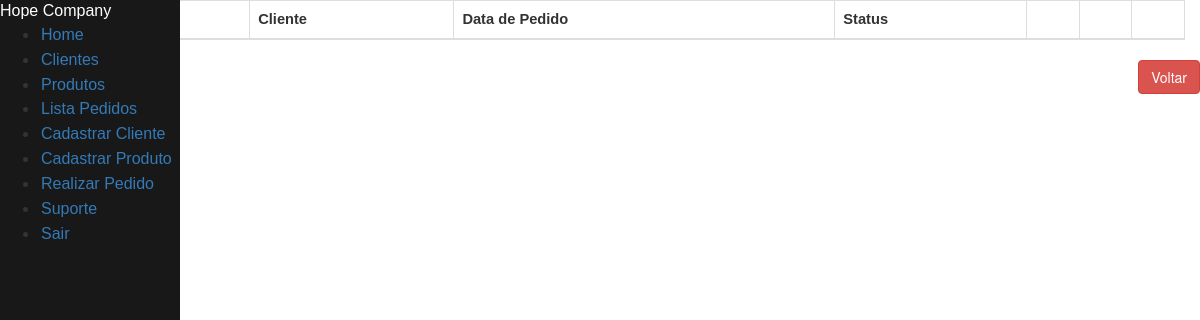
/pedido/, run on an earlier commit of the app's database.
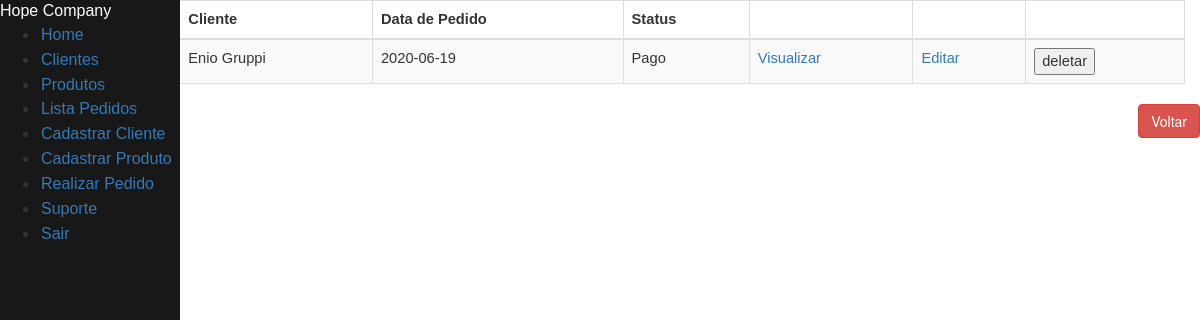
And on a later commit of the database.
### tables this page shows
CREATE TABLE pedido (
    id_pedido INTEGER PRIMARY KEY AUTOINCREMENT,
    id_cliente INTEGER NOT NULL,
    datahora DEFAULT CURRENT_DATE,
    ped_valor INTEGER,
    status VARCHAR(20),
    FOREIGN KEY(id_cliente) REFERENCES cliente(id_cliente)
);

CREATE TABLE cliente (
    id_cliente INTEGER PRIMARY KEY AUTOINCREMENT,
    nome VARCHAR(50) NOT NULL,
    sexo VARCHAR(1) NOT NULL,
    telefone CHAR(11) NULL,
    endereco CHAR(100) NULL,
    email CHAR(100) NULL
);

### clientes.py (the view)
@app.route("/pedido/")
def listar_pedidos_api():
    return render_template("lista_pedidos.html", pedidos = listar_pedidos())

### clientes.py (called while the page is built)
def row_to_dict(description, row):
    if row == None:
        return None
    d = {}
    for i in range(0, len(row)):
        d[description[i][0]] = row[i]
    return d

def rows_to_dict(description, rows):
    result = []
    for row in rows:
        result.append(row_to_dict(description, row))
    return result

def conectar():
    return sqlite3.connect('clientes.db')

def listar_pedidos():
    with closing(conectar()) as con, closing(con.cursor()) as cur:
        cur.execute("SELECT p.id_pedido, c.nome, p.datahora, p.status FROM pedido p INNER JOIN cliente c ON p.id_cliente = c.id_cliente  ORDER BY p.id_cliente")
        return rows_to_dict(cur.description, cur.fetchall())

### templates/lista_pedidos.html (shortened to what this page needs)
{% extends "menu.html" %}
{% block content %}
{% if id_pedido != 'novo' %}
<form class="form-horizontal" action="/edita-pedido/{{id_pedido}}" method="DELETE" id="form_principal">
{% endif %}
<div class="container col-md-16">
        <div class="table-responsive" id="sailorTableArea">
        <table id="sailorTable" class="table table-striped table-bordered" width="100%">
            <thead>
                <tr>
                    <th>Pedido</th>
                    <th>Cliente</th>
                    <th>Data de Pedido</th>
                    <th>Status</th>
                    <th></th>
                    <th></th>
                    <th></th>
                </tr>
            </thead>
            <tbody>
                {% for pedido in pedidos %}
                <tr>
                    <td>{{pedido['id_pedido']}}</td>
                    <td>{{pedido['nome']}}</td>
                    <td>{{pedido['datahora']}}</td>
                    <td>{{pedido['status']}}</td>
                    <td><a href="/visualiza_pedido/{{pedido['id_pedido']}}" class="botao">Visualizar</a></td>
                    <td><a href="/pedido/{{pedido['id_pedido']}}" class="botao">Editar</a></td>
                    <td><input type="button" value="deletar" name="deletar" id="deletar"  onclick="javascript:excluir({{pedido['id_pedido']}});"></td>
                </tr>
                {% endfor %}
            </tbody>
        </table>
        </div>
    </div>
    <div class="form-group">
        <label class="col-md-4 control-label" for="btnsalvar"></label>
        <div class="col-md-8 text-right">
            <a id="btncancelar" name="btncancelar" class="btn btn-danger" href="/menu">Voltar</a>
        </div>
    </div>
</body>
{% endblock %}

What changed in the data, as far as the page shows it:
added pedido: nome "Enio Gruppi", datahora "2020-06-19", status "Pago"
